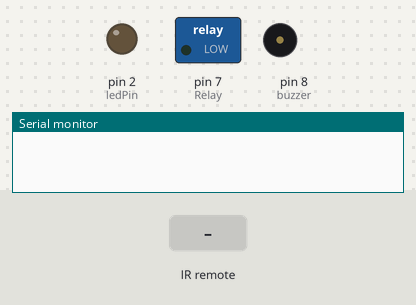
The sketch below on a simulated Arduino Uno, built with avr-gcc and run on an emulated ATmega328P. Shown: switched loads named in the sketch (green lamp = pin HIGH), output pins drawn as LEDs (lit = HIGH), buzzer (waves = sounding, pin HIGH), the last lines printed to the serial monitor. Inputs (shaded band) come from the test bench.

Above: at 1.2 s.
1.3 s: infrared code 0xEA15FF00 received
At 2.5 s:
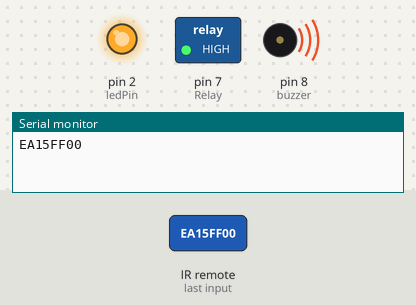
2.8 s: infrared code 0xB847FF00 received
At 3.7 s:
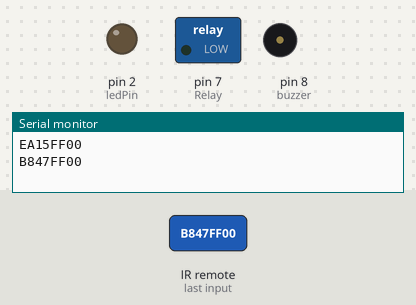
Timing chart, 0 to 5.8 s (numbered marks = the images above; inputs shaded):
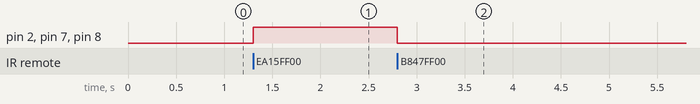

The sketch:

lampe_telecommande_sans_buzzer.ino
```cpp
#include<IRremote.h>
IRrecv IR(11);
int Relay = 7;
int buzzer = 8;
int ledPin = 2;

void setup() {
  // put your setup code here, to run once:

  pinMode(Relay, OUTPUT);
  pinMode(buzzer, OUTPUT);
IR.enableIRIn();
pinMode(ledPin, OUTPUT);
Serial.begin(9600);

}

void loop() {
  // put your main code here, to run repeatedly:
if(IR.decode()){
    digitalWrite(Relay, HIGH);
  Serial.println(IR.decodedIRData.decodedRawData, HEX );
if(IR.decodedIRData.decodedRawData == 0xEA15FF00){
digitalWrite(ledPin, HIGH);
  digitalWrite(buzzer, HIGH);

}
else if(IR.decodedIRData.decodedRawData == 0xB847FF00){
   digitalWrite(Relay, LOW);
digitalWrite(ledPin, LOW);
 digitalWrite(buzzer, LOW);
}
delay(10);
IR.resume();
}
}
```

Measured:
- after the input at 1.3 s, pin 2 (ledPin), pin 7 (Relay), pin 8 (buzzer): LOW → HIGH at once
- after the input at 2.8 s, pin 2 (ledPin), pin 7 (Relay), pin 8 (buzzer): HIGH → LOW at once
